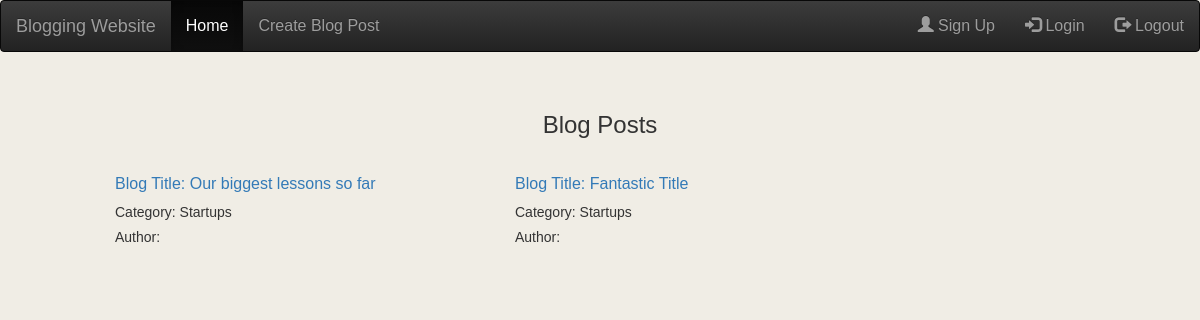
The app's page /, older data.
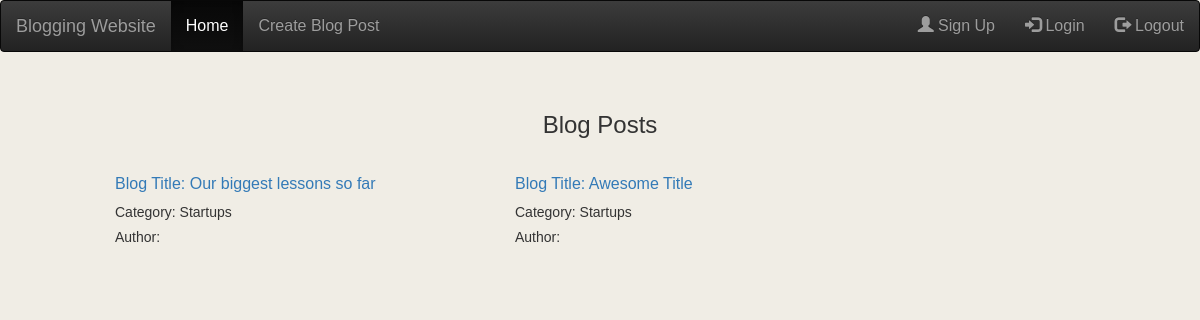
The same page, newer data.
### blog/models.py (models this page shows, shortened)
class Post(models.Model):
    postAuthor = CurrentUserField()
    title = models.CharField(max_length = 150)
    category = models.CharField(max_length = 150)
    postContent = models.TextField()
    postCreatedDate = models.DateTimeField(default = timezone.now)
    postLikes = models.IntegerField(default = 0)

### blog/views.py (the view)
# urls.py: path('', views.postList, name='postList'),
def postList(request):
    post_list = Post.objects.filter(postCreatedDate__lte = timezone.now()).order_by('-postCreatedDate')
    context = {'post_list': post_list}
    return render(request, 'blog/post_list.html', context)

### blog/templates/blog/post_list.html (shortened to what this page needs)
{% include 'blog/base.html' %}
<div class = "container-fluid" >
  <h3 class = "text-center"> Blog Posts </h3>
  <div class = "row">
      {% for post in post_list %}
      <div class = "col-md-1"> </div>
      <div class = "col-md-3">
        <h3> <a href= "{% url 'blog:postDetail' post_id=post.pk %}"> Blog Title: {{ post.title }} </a> </h3>
        <h5> Category: {{ post.category }}</h5>
        <h5> Author: {{ post.postAuthor }}</h5>
      </div>
      {% endfor %}
  </div>
</div>

Row changes from the older to the newer data that the page shows:
changed Post: title "Fantastic Title" → "Awesome Title"
